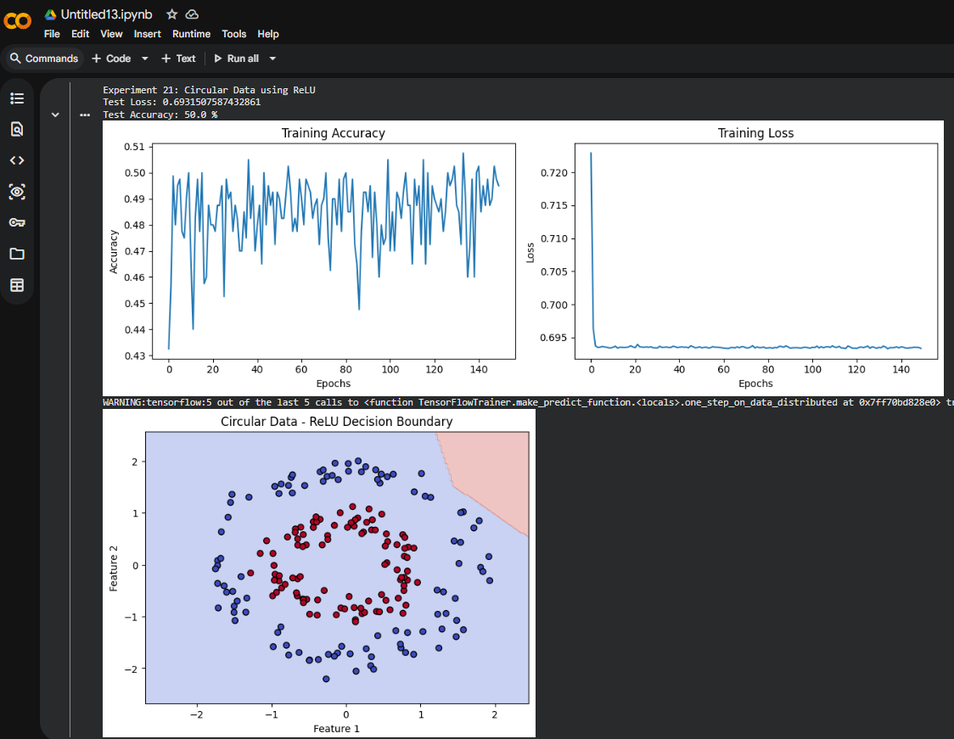
#> input picture LAB EXPERIMENTS/Circular Data using ReLU exp21.png, 954 x 739 px, shrunk from 1124 x 871 before the run
$ python 'Image Segmentation Using Thresholding, Morphological Operations, and Dilation exp16.py'
#> lines starting #> are read from the running program, lines starting #| are printed output that depends on the picture; after the words box and inside, x2 and y2 are one past the last pixel; in counts of white or black regions, pixels touching at a corner belong together
import cv2
import numpy as np
import matplotlib.pyplot as plt
from google.colab import files

# Upload image
print("Upload an image:")
uploaded = files.upload()
#> the answer given: Circular Data using ReLU exp21.png

# Read image
filename = list(uploaded.keys())[0]
img = cv2.imread(filename, 0)
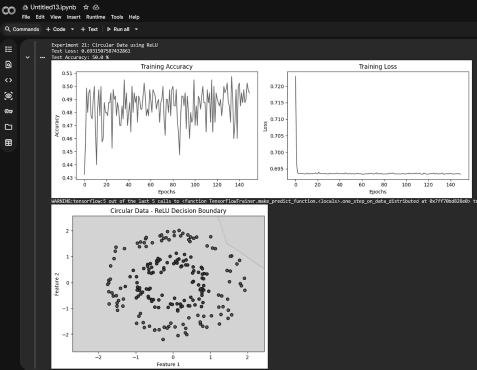
#> img: shape (739, 954) (shown at 1/2 size); min 0, max 255, mean 141.2

if img is None:
    print("Unable to read image")
else:
    # Thresholding
    ret, thresh = cv2.threshold(
        img, 127, 255, cv2.THRESH_BINARY
    )
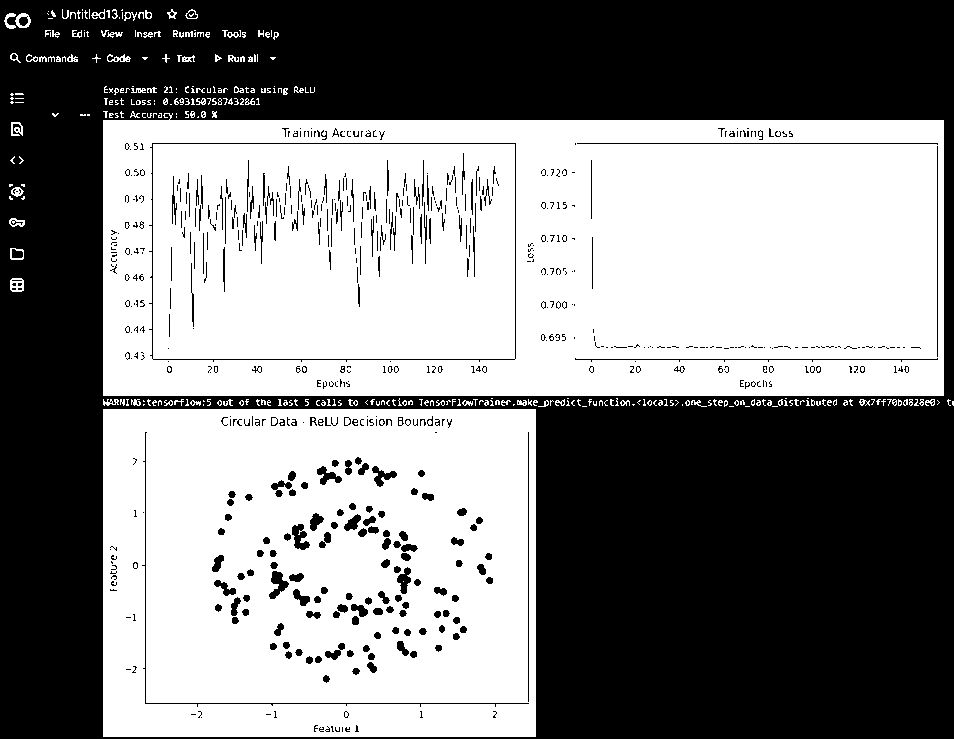
#> thresh: shape (739, 954); 51.4% white; 679 black regions (458 under 20 px), largest, box (x1, y1, x2, y2) and area: (0, 0, 954, 739) 324702, (149, 143, 516, 362) 1185, (142, 432, 529, 707) 677

    # Kernel
    kernel = np.ones((5, 5), np.uint8)

    # Opening
    opening = cv2.morphologyEx(
        thresh, cv2.MORPH_OPEN, kernel
    )
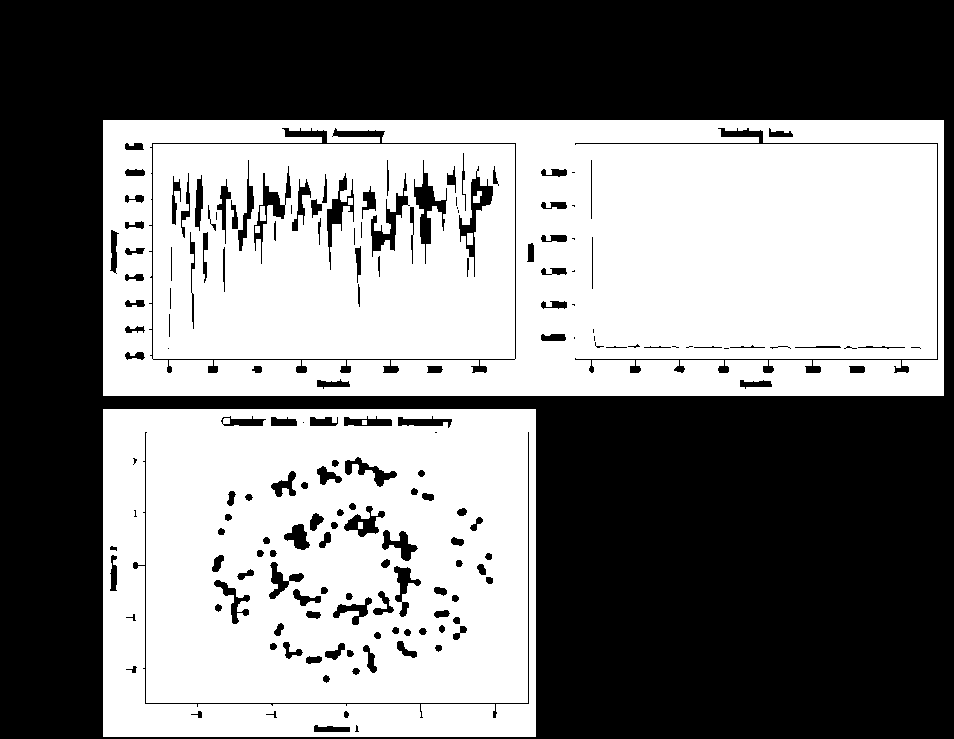
#> opening: shape (739, 954); 49.4% white; 9 white regions, largest, box (x1, y1, x2, y2) and area: (103, 120, 944, 396) 216659, (103, 409, 536, 737) 131073, (260, 206, 266, 221) 81

    # Closing
    closing = cv2.morphologyEx(
        thresh, cv2.MORPH_CLOSE, kernel
    )
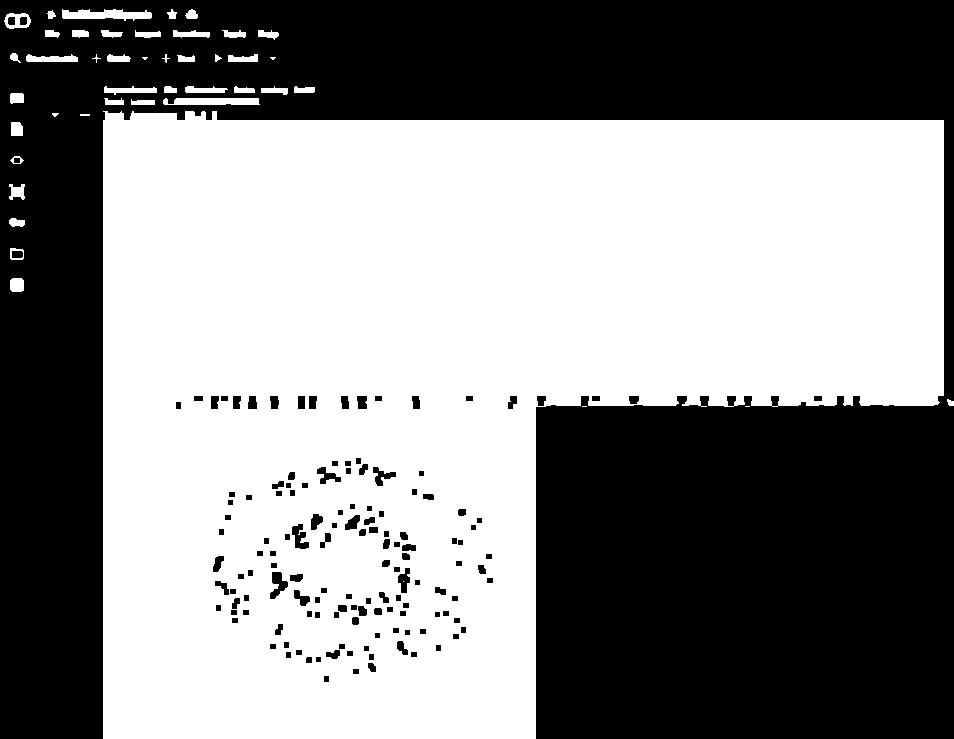
#> closing: shape (739, 954); 54.4% white; 141 black regions, largest, box (x1, y1, x2, y2) and area: (0, 0, 954, 739) 314322, (270, 572, 288, 599) 260, (292, 524, 309, 549) 246

    # Dilation
    dilation = cv2.dilate(
        closing, kernel, iterations=2
    )
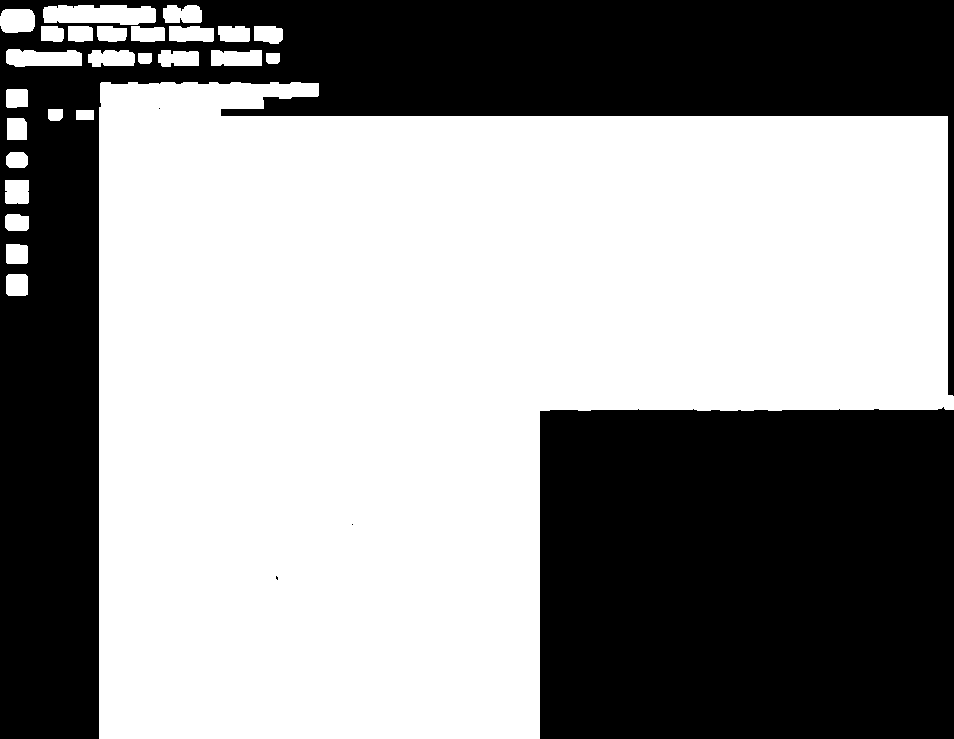
#> dilation: shape (739, 954); 58.7% white; 5 black regions (3 under 20 px), largest, box (x1, y1, x2, y2) and area: (0, 0, 954, 739) 154712, (540, 407, 954, 739) 136142

    # Display results
    titles = ['Original Image', 'Thresholding',
              'Opening', 'Closing', 'Dilation']

    images = [img, thresh, opening, closing, dilation]

    plt.figure(figsize=(12, 8))

    for i in range(5):
        plt.subplot(2, 3, i+1)
        plt.imshow(images[i], cmap='gray')
        plt.title(titles[i])
        plt.axis('off')

    plt.tight_layout()
    plt.show()

    print("Image segmentation completed!")

$ run again, on LAB EXPERIMENTS/Circular Data using Tanh exp25.png
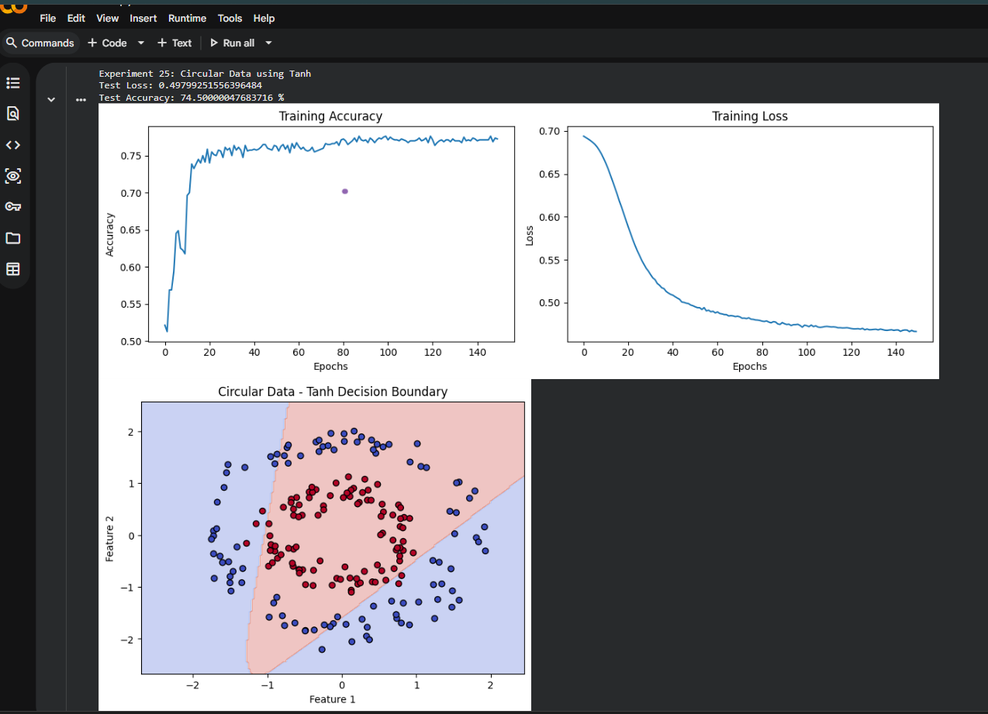
#> input picture LAB EXPERIMENTS/Circular Data using Tanh exp25.png, 988 x 714 px, shrunk from 1274 x 921 before the run
#> `ret, thresh = cv2.threshold( img, 127, 255, cv2.THRESH_BINARY )`:
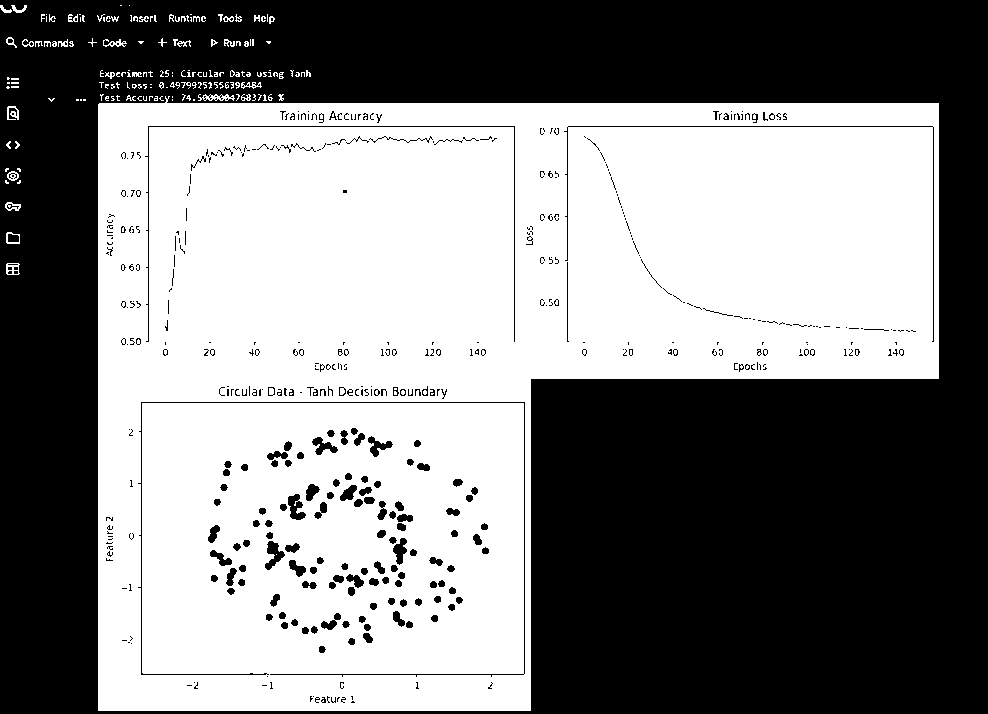
#> thresh: shape (714, 988); 51.8% white; 496 black regions (345 under 20 px), largest, box (x1, y1, x2, y2) and area: (0, 0, 988, 714) 326072, (138, 402, 525, 677) 1330, (145, 126, 515, 342) 810
#> opening: shape (714, 988); 50.6% white; 179 black regions (56 under 20 px), largest, box (x1, y1, x2, y2) and area: (0, 0, 988, 714) 329561, (138, 386, 525, 677) 1716, (121, 111, 515, 342) 1547
#> closing: shape (714, 988); 53.3% white; 120 black regions, largest, box (x1, y1, x2, y2) and area: (0, 0, 988, 714) 323488, (266, 542, 284, 569) 257, (288, 495, 305, 520) 249
#> `dilation = cv2.dilate( closing, kernel, iterations=2 )`:
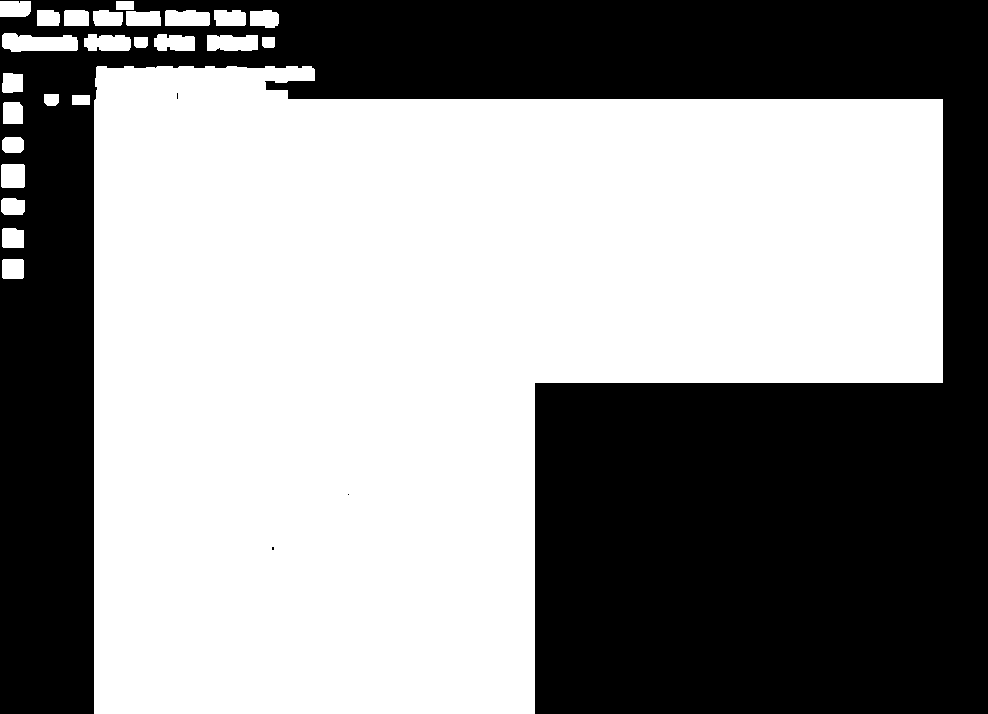
#> dilation: shape (714, 988); 57.3% white; 4 black regions (3 under 20 px), largest, box (x1, y1, x2, y2) and area: (0, 0, 988, 714) 301252

$ run again, on LAB EXPERIMENTS/Circular Data using Tanh exp31.png
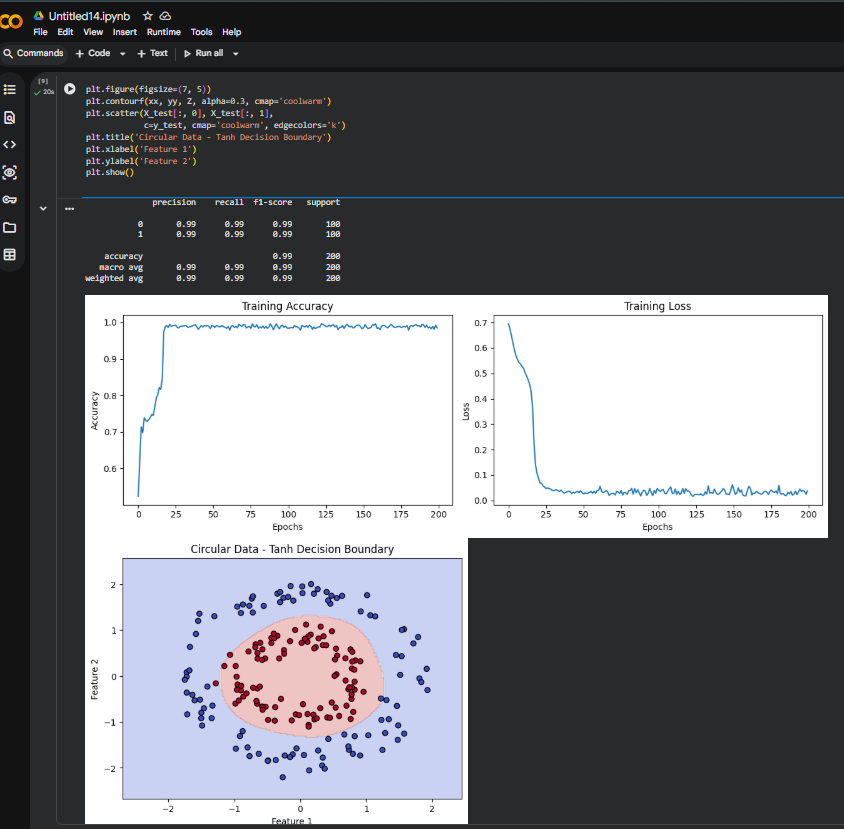
#> input picture LAB EXPERIMENTS/Circular Data using Tanh exp31.png, 844 x 829 px
#> `ret, thresh = cv2.threshold( img, 127, 255, cv2.THRESH_BINARY )`:
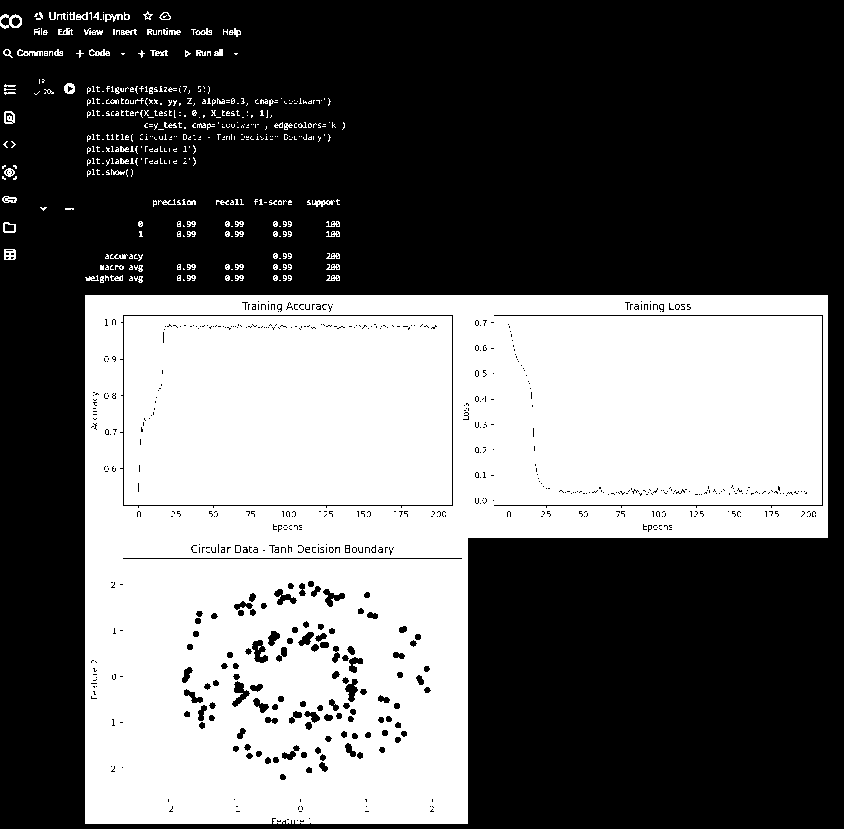
#> thresh: shape (829, 844); 40.9% white; 437 white regions (346 under 20 px), largest, box (x1, y1, x2, y2) and area: (85, 295, 828, 824) 218110, (124, 316, 452, 505) 61744, (0, 14, 22, 29) 157
#> opening: shape (829, 844); 39.4% white; 3 white regions, box (x1, y1, x2, y2) and area: (85, 295, 828, 824) 214444, (124, 316, 452, 505) 61550, (311, 639, 316, 644) 25
#> closing: shape (829, 844); 42.6% white; 88 white regions (13 under 20 px), largest, box (x1, y1, x2, y2) and area: (85, 295, 828, 824) 287156, (87, 134, 177, 177) 1250, (87, 98, 162, 118) 641
#> `dilation = cv2.dilate( closing, kernel, iterations=2 )`:
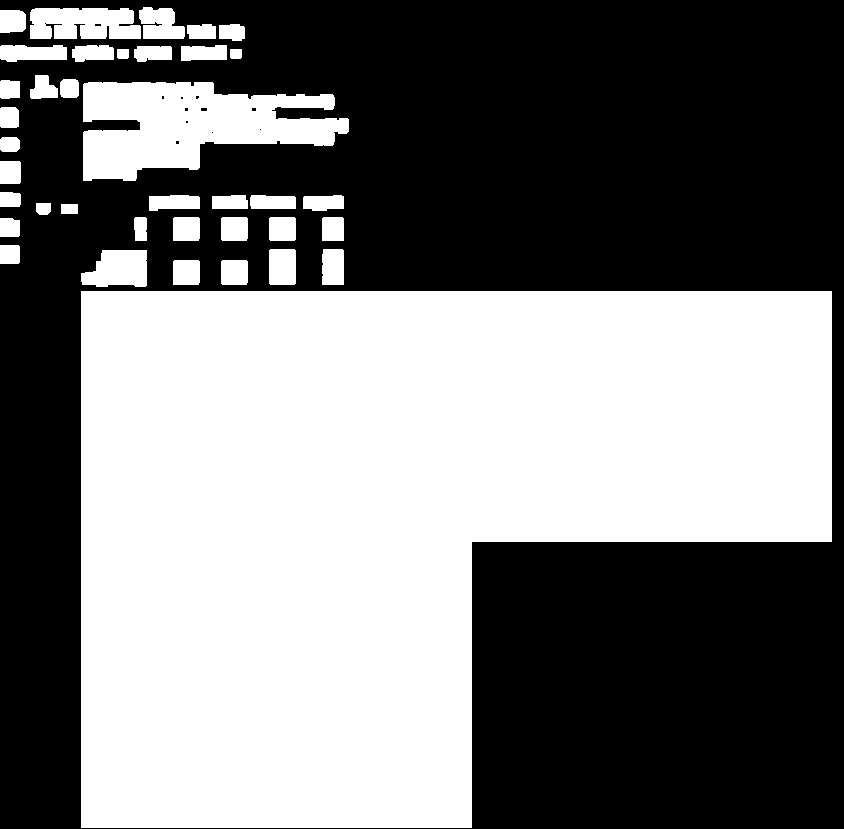
#> dilation: shape (829, 844); 48.5% white; 38 white regions, largest, box (x1, y1, x2, y2) and area: (81, 291, 832, 828) 300327, (83, 82, 349, 181) 16471, (30, 8, 141, 39) 3079
